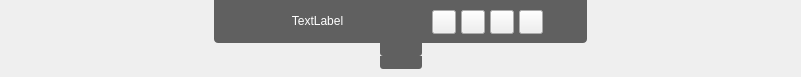
<?xml version="1.0" encoding="UTF-8"?>
<ui version="4.0">
 <class>CScreenShareToolWgd</class>
 <widget class="QWidget" name="CScreenShareToolWgd">
  <property name="geometry">
   <rect>
    <x>0</x>
    <y>0</y>
    <width>801</width>
    <height>77</height>
   </rect>
  </property>
  <property name="minimumSize">
   <size>
    <width>300</width>
    <height>0</height>
   </size>
  </property>
  <property name="maximumSize">
   <size>
    <width>10000</width>
    <height>16777215</height>
   </size>
  </property>
  <property name="windowTitle">
   <string>CScreenShareToolWgd</string>
  </property>
  <property name="styleSheet">
   <string notr="true"/>
  </property>
  <layout class="QGridLayout" name="gridLayout_2">
   <property name="leftMargin">
    <number>0</number>
   </property>
   <property name="topMargin">
    <number>0</number>
   </property>
   <property name="rightMargin">
    <number>0</number>
   </property>
   <property name="bottomMargin">
    <number>0</number>
   </property>
   <property name="spacing">
    <number>0</number>
   </property>
   <item row="0" column="0">
    <layout class="QGridLayout" name="gridLayout">
     <property name="spacing">
      <number>0</number>
     </property>
     <item row="0" column="0">
      <layout class="QHBoxLayout" name="horizontalLayout">
       <property name="spacing">
        <number>0</number>
       </property>
       <item>
        <spacer name="horizontalSpacer">
         <property name="orientation">
          <enum>Qt::Horizontal</enum>
         </property>
         <property name="sizeHint" stdset="0">
          <size>
           <width>28</width>
           <height>0</height>
          </size>
         </property>
        </spacer>
       </item>
       <item>
        <widget class="QLabel" name="label_left">
         <property name="minimumSize">
          <size>
           <width>4</width>
           <height>0</height>
          </size>
         </property>
         <property name="maximumSize">
          <size>
           <width>4</width>
           <height>16777215</height>
          </size>
         </property>
         <property name="styleSheet">
          <string notr="true">background-color: rgb(0,0,0,153);
border 1px solid;
border-bottom-left-radius:4px;</string>
         </property>
         <property name="text">
          <string/>
         </property>
        </widget>
       </item>
       <item>
        <widget class="QWidget" name="widgetFlag" native="true">
         <property name="minimumSize">
          <size>
           <width>40</width>
           <height>0</height>
          </size>
         </property>
         <property name="styleSheet">
          <string notr="true">#widgetFlag{
background-color: rgba(0,0,0,153);
color: rgb(255, 255, 255);

border 1px solid; 
}
</string>
         </property>
         <layout class="QGridLayout" name="gridLayout_3">
          <item row="0" column="0">
           <widget class="QLabel" name="label_flag">
            <property name="minimumSize">
             <size>
              <width>18</width>
              <height>18</height>
             </size>
            </property>
            <property name="maximumSize">
             <size>
              <width>18</width>
              <height>18</height>
             </size>
            </property>
            <property name="styleSheet">
             <string notr="true">#label_flag{
border-image: url(:/button/img/button/netState_difference.png);
}
</string>
            </property>
            <property name="text">
             <string/>
            </property>
           </widget>
          </item>
         </layout>
        </widget>
       </item>
       <item>
        <widget class="QWidget" name="title" native="true">
         <property name="minimumSize">
          <size>
           <width>159</width>
           <height>43</height>
          </size>
         </property>
         <property name="maximumSize">
          <size>
           <width>159</width>
           <height>43</height>
          </size>
         </property>
         <property name="styleSheet">
          <string notr="true">#title
{
background-color:rgb(0,0,0,153);
font: 16px &quot;微软雅黑&quot;;
border 1px solid; 
}</string>
         </property>
         <widget class="QLabel" name="titleLab">
          <property name="geometry">
           <rect>
            <x>0</x>
            <y>0</y>
            <width>119</width>
            <height>42</height>
           </rect>
          </property>
          <property name="minimumSize">
           <size>
            <width>0</width>
            <height>42</height>
           </size>
          </property>
          <property name="sizeIncrement">
           <size>
            <width>0</width>
            <height>37</height>
           </size>
          </property>
          <property name="styleSheet">
           <string notr="true">font: 16px &quot;微软雅黑&quot;;
color: rgb(255, 255, 255);</string>
          </property>
          <property name="text">
           <string>TextLabel</string>
          </property>
          <property name="alignment">
           <set>Qt::AlignCenter</set>
          </property>
         </widget>
        </widget>
       </item>
       <item>
        <widget class="QWidget" name="widget" native="true">
         <property name="minimumSize">
          <size>
           <width>160</width>
           <height>43</height>
          </size>
         </property>
         <property name="maximumSize">
          <size>
           <width>160</width>
           <height>43</height>
          </size>
         </property>
         <property name="styleSheet">
          <string notr="true">#widget{
background-color: rgb(0,0,0,153);
}</string>
         </property>
         <layout class="QHBoxLayout" name="horizontalLayout_3">
          <property name="spacing">
           <number>0</number>
          </property>
          <property name="leftMargin">
           <number>10</number>
          </property>
          <property name="topMargin">
           <number>7</number>
          </property>
          <property name="rightMargin">
           <number>0</number>
          </property>
          <property name="bottomMargin">
           <number>6</number>
          </property>
          <item>
           <widget class="QPushButton" name="btnStop">
            <property name="minimumSize">
             <size>
              <width>24</width>
              <height>24</height>
             </size>
            </property>
            <property name="maximumSize">
             <size>
              <width>24</width>
              <height>24</height>
             </size>
            </property>
            <property name="toolTip">
             <string>结束共享</string>
            </property>
            <property name="styleSheet">
             <string notr="true">#btnStop{

color: rgb(255, 255, 255);
border-image:url(:/menu/img/Menu/ScreenShare_over.png);
border 1px solid; 
}
#btnStop:hover{
background-color:rgb(0,0,0,180);
border-image:url(:/menu/img/Menu/ScreenShare_over_hover.png);
}

#btnStop:pressed{
background-color: rgb(61, 61, 61);
}</string>
            </property>
            <property name="text">
             <string/>
            </property>
           </widget>
          </item>
          <item>
           <widget class="QPushButton" name="btnChangeScreen">
            <property name="minimumSize">
             <size>
              <width>24</width>
              <height>24</height>
             </size>
            </property>
            <property name="maximumSize">
             <size>
              <width>24</width>
              <height>24</height>
             </size>
            </property>
            <property name="toolTip">
             <string>切换</string>
            </property>
            <property name="styleSheet">
             <string notr="true">#btnChangeScreen{
color: rgb(255, 255, 255);
border-image:url(:/menu/img/Menu/ScreenShare_change.png);
border 1px solid;
}

#btnChangeScreen:hover{
background-color:rgb(0,0,0,180);
border-image:url(:/menu/img/Menu/ScreenShare_change_vover.png);
}

#btnChangeScreen:pressed{
background-color: rgb(61, 61, 61);
}</string>
            </property>
            <property name="text">
             <string/>
            </property>
           </widget>
          </item>
          <item>
           <widget class="QPushButton" name="btnCamera">
            <property name="minimumSize">
             <size>
              <width>24</width>
              <height>24</height>
             </size>
            </property>
            <property name="maximumSize">
             <size>
              <width>24</width>
              <height>24</height>
             </size>
            </property>
            <property name="toolTip">
             <string>切换</string>
            </property>
            <property name="styleSheet">
             <string notr="true">#btnCamera{
color: rgb(255, 255, 255);
	border-image: url(:/menu/img/Menu/cameraOpen.png);
border 1px solid;
}

#btnCamera:hover{
background-color:rgb(0,0,0,180);
	border-image: url(:/menu/img/Menu/cameraOpenHover.png);
}

#btnCamera:pressed{
background-color: rgb(61, 61, 61);
}</string>
            </property>
            <property name="text">
             <string/>
            </property>
           </widget>
          </item>
          <item>
           <widget class="QPushButton" name="btnMic">
            <property name="minimumSize">
             <size>
              <width>24</width>
              <height>24</height>
             </size>
            </property>
            <property name="maximumSize">
             <size>
              <width>24</width>
              <height>24</height>
             </size>
            </property>
            <property name="toolTip">
             <string>切换</string>
            </property>
            <property name="styleSheet">
             <string notr="true">#btnMic{
color: rgb(255, 255, 255);
	border-image: url(:/menu/img/Menu/mic.png);
border 1px solid;
}

#btnMic:hover{
background-color:rgb(0,0,0,180);
	border-image: url(:/menu/img/Menu/micHover.png);
}

#btnMic:pressed{
background-color: rgb(61, 61, 61);
}</string>
            </property>
            <property name="text">
             <string/>
            </property>
           </widget>
          </item>
          <item>
           <widget class="QToolButton" name="btnQuikTool">
            <property name="minimumSize">
             <size>
              <width>24</width>
              <height>24</height>
             </size>
            </property>
            <property name="maximumSize">
             <size>
              <width>24</width>
              <height>24</height>
             </size>
            </property>
            <property name="toolTip">
             <string>互动工具</string>
            </property>
            <property name="styleSheet">
             <string notr="true">#btnQuikTool{

border-image:url(:/menu/img/Menu/ScreenShare_tool.png);
color: rgb(255, 255, 255);
border 1px solid;
}

#btnQuikTool:hover{
background-color:rgb(0,0,0,180);
border-image:url(:/menu/img/Menu/ScreenShare_tool _hover.png);
}

#btnQuikTool:pressed{
background-color: rgb(61, 61, 61,255);
}
#btnQuikTool::menu-indicator{ image: None; }</string>
            </property>
            <property name="text">
             <string/>
            </property>
            <property name="checkable">
             <bool>false</bool>
            </property>
            <property name="autoRaise">
             <bool>true</bool>
            </property>
           </widget>
          </item>
         </layout>
        </widget>
       </item>
       <item>
        <widget class="QLabel" name="label_right">
         <property name="minimumSize">
          <size>
           <width>10</width>
           <height>0</height>
          </size>
         </property>
         <property name="maximumSize">
          <size>
           <width>10</width>
           <height>16777215</height>
          </size>
         </property>
         <property name="styleSheet">
          <string notr="true">background-color: rgb(0,0,0,153);
border 1px solid;
border-bottom-right-radius:4px;</string>
         </property>
         <property name="text">
          <string/>
         </property>
        </widget>
       </item>
       <item>
        <spacer name="horizontalSpacer_2">
         <property name="orientation">
          <enum>Qt::Horizontal</enum>
         </property>
         <property name="sizeHint" stdset="0">
          <size>
           <width>28</width>
           <height>0</height>
          </size>
         </property>
        </spacer>
       </item>
      </layout>
     </item>
     <item row="1" column="0">
      <layout class="QHBoxLayout" name="horizontalLayout_2">
       <property name="spacing">
        <number>0</number>
       </property>
       <item>
        <spacer name="horizontalSpacer_3">
         <property name="orientation">
          <enum>Qt::Horizontal</enum>
         </property>
         <property name="sizeHint" stdset="0">
          <size>
           <width>40</width>
           <height>20</height>
          </size>
         </property>
        </spacer>
       </item>
       <item>
        <layout class="QVBoxLayout" name="verticalLayout">
         <property name="spacing">
          <number>0</number>
         </property>
         <item>
          <widget class="QPushButton" name="btnRetract">
           <property name="minimumSize">
            <size>
             <width>42</width>
             <height>13</height>
            </size>
           </property>
           <property name="maximumSize">
            <size>
             <width>42</width>
             <height>13</height>
            </size>
           </property>
           <property name="toolTip">
            <string>隐藏</string>
           </property>
           <property name="styleSheet">
            <string notr="true">#btnRetract{
background-color: rgba(0,0,0,153);
color: rgb(255, 255, 255);
border-image:url(:/menu/img/Menu/ScreenShare_ up.png);
border 1px solid;
border-bottom-right-radius:3px;
border-bottom-left-radius:3px;
}

#btnRetract:hover{
background-color: rgb(82, 204, 144);
border-image:url(:/menu/img/Menu/ScreenShare_ up.png);
}

#btnRetract:pressed{
background-color: rgb(61, 61, 61);
}</string>
           </property>
           <property name="text">
            <string/>
           </property>
          </widget>
         </item>
         <item>
          <widget class="QPushButton" name="btnOpen">
           <property name="minimumSize">
            <size>
             <width>42</width>
             <height>13</height>
            </size>
           </property>
           <property name="maximumSize">
            <size>
             <width>42</width>
             <height>13</height>
            </size>
           </property>
           <property name="toolTip">
            <string>展开</string>
           </property>
           <property name="statusTip">
            <string>展示</string>
           </property>
           <property name="styleSheet">
            <string notr="true">#btnOpen{
background-color: rgba(0,0,0,153);
color: rgb(255, 255, 255);
border-image:url(:/menu/img/Menu/ScreenShare_down.png);
border 1px solid;
border-bottom-right-radius:3px;
border-bottom-left-radius:3px;
}

#btnOpen:hover{
background-color: rgb(82, 204, 144);
border-image:url(:/menu/img/Menu/ScreenShare_down.png);
}

#btnOpen:pressed{
background-color: rgb(61, 61, 61);
}</string>
           </property>
           <property name="text">
            <string/>
           </property>
          </widget>
         </item>
         <item>
          <spacer name="verticalSpacer">
           <property name="orientation">
            <enum>Qt::Vertical</enum>
           </property>
           <property name="sizeHint" stdset="0">
            <size>
             <width>20</width>
             <height>13</height>
            </size>
           </property>
          </spacer>
         </item>
        </layout>
       </item>
       <item>
        <spacer name="horizontalSpacer_4">
         <property name="orientation">
          <enum>Qt::Horizontal</enum>
         </property>
         <property name="sizeHint" stdset="0">
          <size>
           <width>40</width>
           <height>20</height>
          </size>
         </property>
        </spacer>
       </item>
      </layout>
     </item>
    </layout>
   </item>
  </layout>
 </widget>
 <layoutdefault spacing="6" margin="11"/>
 <resources>
  <include location="../../VLive/VLive.qrc"/>
 </resources>
 <connections/>
</ui>
